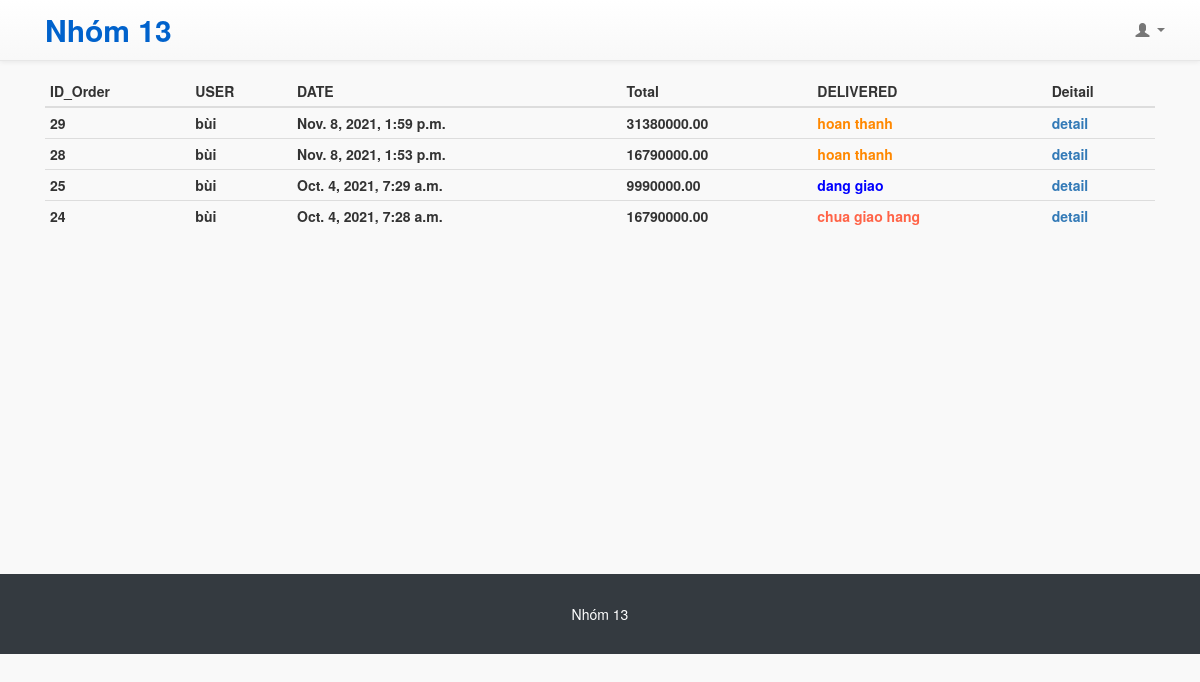
Screenshot of /orders/my_order (signed in) with the database file from the repository.
### orders/models.py (models this page shows, shortened)
class Order(models.Model):
    user = models.ForeignKey(User, on_delete=models.CASCADE, null=True)
    payment = models.ForeignKey(PaymentModel, on_delete=models.CASCADE, null=True)
    shippingAddress = models.ForeignKey(ShippingAddress, on_delete=models.CASCADE, null=True)
    isDelivered = models.BooleanField(default=False)
    created = models.DateTimeField(auto_now_add=True)
    updated = models.DateTimeField(auto_now=True)
    total = models.DecimalField(max_digits=10, decimal_places=2, null=True)
    isPaid = models.BooleanField(default=False)
    class Meta:
        ordering = ('-created',)

### accounts/models.py (models this page shows, shortened)
class User(AbstractBaseUser, PermissionsMixin):
    email = models.EmailField(max_length=40)
    first_name = models.CharField(max_length=30, blank=True)
    last_name = models.CharField(max_length=30, blank=True)
    is_active = models.BooleanField(default=True)
    is_staff = models.BooleanField(default=False)
    date_joined = models.DateTimeField(default=timezone.now)
    userName = models.CharField(max_length=150, blank=True)
    bio = models.TextField(max_length=500, blank=True, null=True)
    objects = UserManager()
    USERNAME_FIELD = 'userName'
    REQUIRED_FIELDS = ['first_name', 'last_name']

### orders/views.py (the view)
@login_required
def my_order(request):
    user = request.user
    orders = user.order_set.all()
    return render(
        request,
        'orders/my_order.html',
        {
            'orders': orders,
            'user': user,
        }
    )

### templates/orders/my_order.html (shortened to what this page needs)
{% extends "shop/base.html" %}
  {% load static %}
{% block content %}
<link
  href="//maxcdn.bootstrapcdn.com/font-awesome/4.1.0/css/font-awesome.min.css"
  rel="stylesheet"
/>
<table id="cart" class="table table-hover table-condensed">
  <thead>
    <tr>
      <th>ID_Order</th>
      <th>USER</th>
      <th>DATE</th>
      <th>Total</th>
      <th>DELIVERED</th>
      <th>Deitail</th>
  </tr>
  </thead>
  <tbody>
    {% for order in orders %}
    <tr>
      <th>{{ order.id}}</th>
      <th>{{ order.user.first_name }}</th>
      <th>{{ order.created}}</th>
      <th>{{order.total}}</th>
      {% if order.isDelivered == 0 %}
      <th style="color:Tomato;"">chua giao hang</th>
      {% else %}
        {% if order.isPaid == 1 %}
        <th style="color: rgb(255, 136, 0);">hoan thanh</th>
        {% else %}
        <th style="color:blue" >dang giao</th>
        {% endif %}
      {% endif %}
      <th><a href="{% url 'orders:order_detail' order.id %}">detail</a></th>
    </tr>
    {% endfor %}
  </tbody>
</table>
&nbsp {% endblock %}

### templates/shop/base.html (shortened to what this page needs)
{% load static %}
<!DOCTYPE html>
<html>
  <head>
    <link
      href="{% static 'vendor/bootstrap/css/bootstrap.min.css' %}"
      rel="stylesheet"
    />
    <link
      rel="stylesheet"
      href="https://maxcdn.bootstrapcdn.com/bootstrap/3.3.7/css/bootstrap.min.css"
    />
    <link
      rel="stylesheet"
      href="https://maxcdn.bootstrapcdn.com/bootstrap/3.3.7/css/bootstrap-theme.min.css"
    />
    <link href="{% static 'css/shop-homepage.css' %}" rel="stylesheet" />
  </head>
  <body>
    <nav class="navbar navbar-expand-lg navbar-default navbar-fixed-top">
      <div class="container">
        <a class="logo-main" href="/">Nhóm 13</a>
        <div class="collapse navbar-collapse" id="navbarResponsive">
          <ul class="navbar-nav navbar-right">
            {% if user.is_authenticated %}
            <li class="dropdown">
              <a
                href="#"
                class="dropdown-toggle nav-link"
                data-toggle="dropdown"
                role="button"
                aria-haspopup="true"
                aria-expanded="false"
                ><span
                  class="glyphicon glyphicon-user"
                  aria-hidden="true"
                ></span>
                </a
              >
            </li>
            {% endif %}
          </ul>
        </div>
      </div>
    </nav>
    <div class="container">
      <div id="content">{% block content %} {% endblock %}</div>
    </div>
    <footer class="py-5 bg-dark">
      <div class="container">
        <p class="m-0 text-center text-white">Nhóm 13</p>
      </div>
    </footer>
  </body>
</html>

### static/css/shop-homepage.css (style rules this page uses)
body { padding-top: 54px; }
@media (min-width: 992px) { body { padding-top: 56px; height: auto; padding-bottom: 120px; min-height: 654px; position: relative; } }
@media (min-width: 992px) { footer { position: absolute; left: 0; bottom: 0; width: 100%; } }
* { margin: 0; padding: 0 }
body { background-color: #f9f9f9; }
.logo-main { font-weight: 700; font-size: 30px; color: #0062cc; }

### rows the page displays
Order: id "29", user.first_name "bùi", created "Nov. 8, 2021, 1:59 p.m.", total "31380000.00", isDelivered "hoan thanh"
Order: id "28", user.first_name "bùi", created "Nov. 8, 2021, 1:53 p.m.", total "16790000.00", isDelivered "hoan thanh"
Order: id "25", user.first_name "bùi", created "Oct. 4, 2021, 7:29 a.m.", total "9990000.00", isDelivered "dang giao"
Order: id "24", user.first_name "bùi", created "Oct. 4, 2021, 7:28 a.m.", total "16790000.00", isDelivered "chua giao hang"
